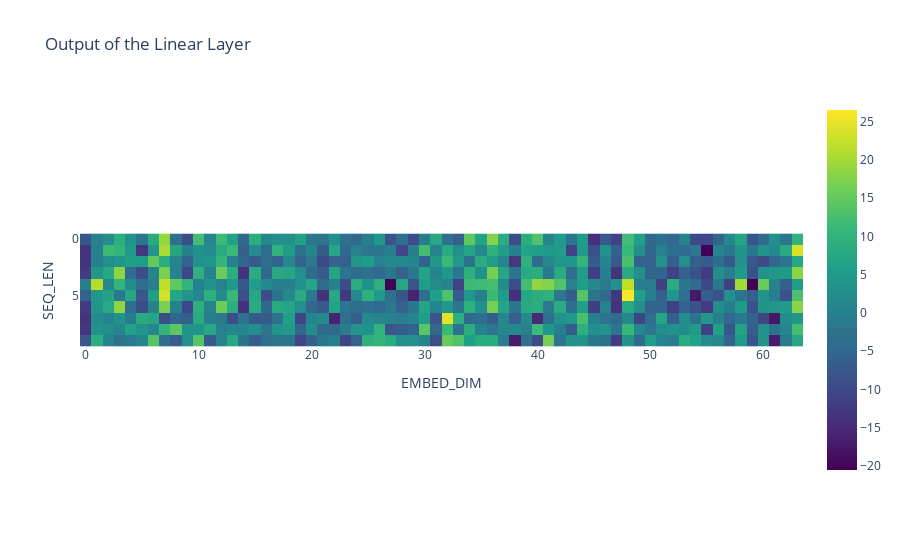

This figure's notebook cell:
### Markdown cell above
#### ***3.5) Post-Attention Linear Layer***

### Code cell
@hk.transform
def linear_layer(x):
    return hk.Linear(EMBED_DIM)(x)

params = linear_layer.init(key, attention_matrix)
print(jax.tree_map(lambda x: x.shape, params))

linear_attention = linear_layer.apply(params, None, attention_matrix)
print(linear_attention.shape)
px.imshow(linear_attention[0], title="Output of the Linear Layer", labels=dict(x="EMBED_DIM", y="SEQ_LEN"), color_continuous_scale="VIRIDIS")

### Figure 1 — Plotly figure (JSON) as saved in the notebook; plotly's stock layout.template omitted (floating-point values rounded to 4 significant figures; data arrays with more than 128 entries replaced by an {"elided": "..."} marker saying what was removed)
{"data": [{"coloraxis": "coloraxis", "hovertemplate": "EMBED_DIM: %{x}<br>SEQ_LEN: %{y}<br>color: %{z}<extra></extra>", "name": "0", "type": "heatmap", "xaxis": "x", "yaxis": "y", "z": {"elided": "10x64 float values"}}], "layout": {"coloraxis": {"colorscale": [[0, "#440154"], [0.1111, "#482878"], [0.2222, "#3e4989"], [0.3333, "#31688e"], [0.4444, "#26828e"], [0.5556, "#1f9e89"], [0.6667, "#35b779"], [0.7778, "#6ece58"], [0.8889, "#b5de2b"], [1, "#fde725"]]}, "title": {"text": "Output of the Linear Layer"}, "xaxis": {"anchor": "y", "constrain": "domain", "domain": [0, 1], "scaleanchor": "y", "title": {"text": "EMBED_DIM"}}, "yaxis": {"anchor": "x", "autorange": "reversed", "constrain": "domain", "domain": [0, 1], "title": {"text": "SEQ_LEN"}}}}
